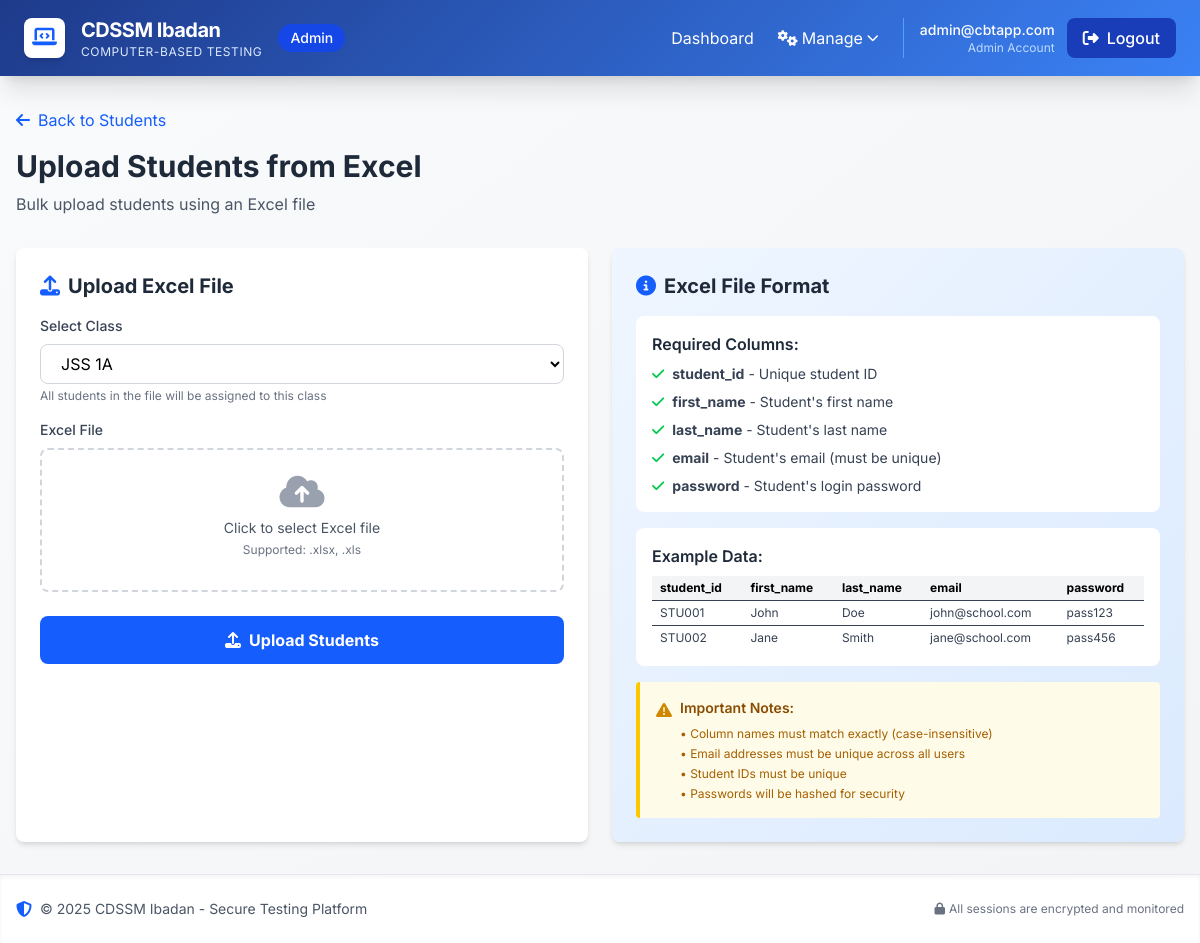
The page /admin/students/upload (signed in) on the database as committed earlier.
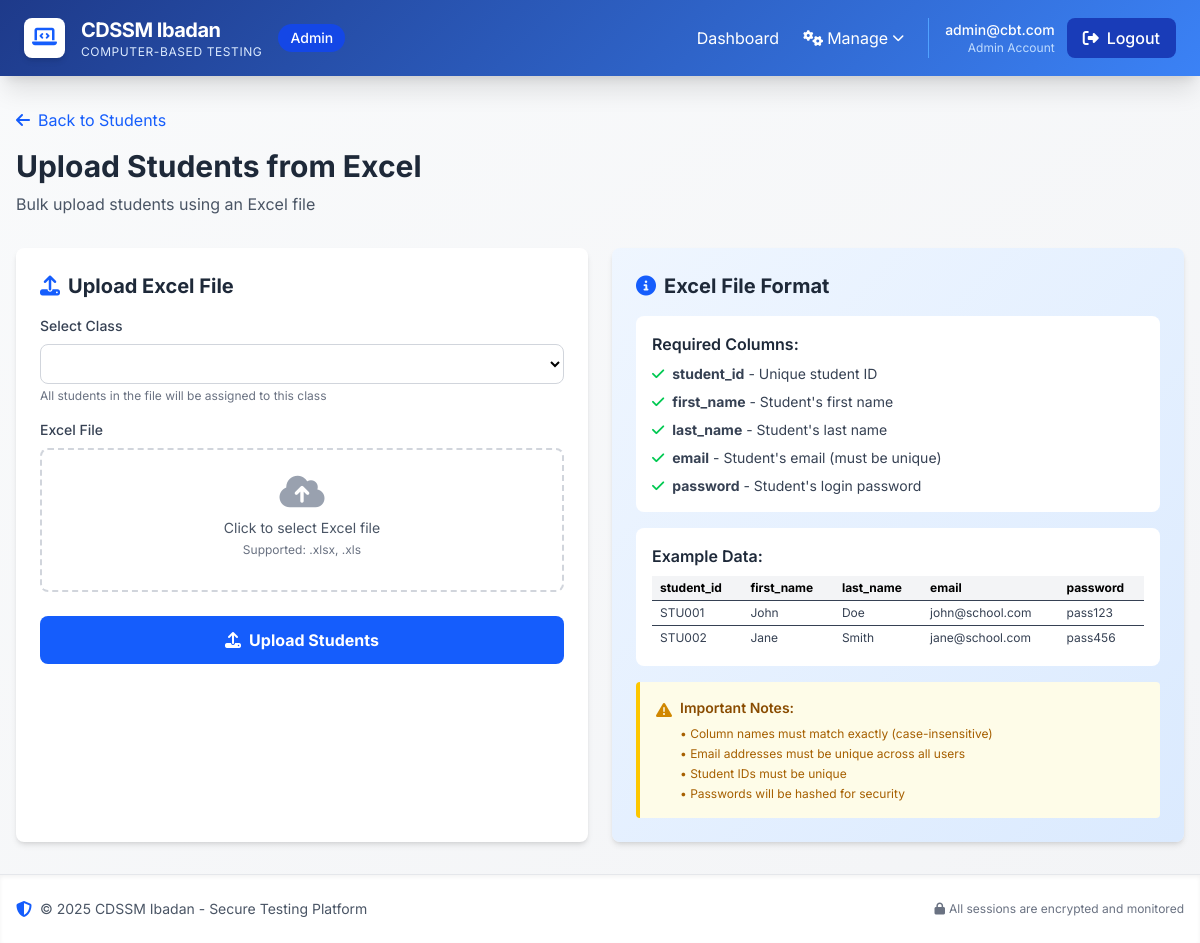
The same page on the database as committed later.
### models.py (models this page shows, shortened)
class User(UserMixin, db.Model):
    __tablename__ = 'users'
    id = db.Column(db.Integer, primary_key=True)
    email = db.Column(db.String(120), unique=True, nullable=False, index=True)
    password_hash = db.Column(db.String(255), nullable=False)
    role = db.Column(db.String(20), nullable=False)  # admin or student
    is_active = db.Column(db.Boolean, default=True)
    created_at = db.Column(db.DateTime, default=datetime.utcnow)
    student_profile = db.relationship('Student', backref='user', uselist=False, cascade='all, delete-orphan')

### routes/admin.py (the view, shortened to what this page needs)
@admin_bp.route('/students/upload', methods=['GET', 'POST'])
@login_required
@admin_required
def upload_students():
    form = StudentUploadForm()
    return render_template('admin/upload_students.html', form=form)

### forms.py
class StudentUploadForm(FlaskForm):
    class_id = SelectField('Class', coerce=int, validators=[DataRequired()])
    excel_file = FileField('Excel File', validators=[
        DataRequired(),
        FileAllowed(['xlsx', 'xls'], 'Excel files only!')
    ])
    submit = SubmitField('Upload Students')
    def __init__(self, *args, **kwargs):
        super(StudentUploadForm, self).__init__(*args, **kwargs)
        self.class_id.choices = [(c.id, c.name) for c in SchoolClass.query.order_by(SchoolClass.name).all()]

### routes/admin.py (called while the page is built)
def admin_required(f):
    @wraps(f)
    def decorated_function(*args, **kwargs):
        if not current_user.is_authenticated or current_user.role != 'admin':
            flash('Access denied. Admin privileges required.', 'danger')
            return redirect(url_for('auth.login'))
        return f(*args, **kwargs)
    return decorated_function

### templates/admin/upload_students.html (shortened to what the changed rows need)
{% extends "base.html" %}
{% block content %}
<div class="mb-8">
    <h1 class="text-3xl font-bold text-gray-800">Upload Students from Excel</h1>
</div>
<div class="grid grid-cols-1 lg:grid-cols-2 gap-6">
    <div class="bg-white rounded-lg shadow-md p-6">
        <h2 class="text-xl font-bold text-gray-800 mb-4">
            <i class="fas fa-upload text-blue-600 mr-2"></i>Upload Excel File
        </h2>
        <form method="POST" action="{{ url_for('admin.upload_students') }}" enctype="multipart/form-data">
            <div class="mb-4">
                <label class="block text-sm font-medium text-gray-700 mb-2">Select Class</label>
                {{ form.class_id(class="w-full px-4 py-2 border border-gray-300 rounded-lg focus:ring-2 focus:ring-blue-500 focus:border-transparent") }}
                <p class="text-xs text-gray-500 mt-1">All students in the file will be assigned to this class</p>
            </div>
        </form>
    </div>
    <div class="bg-gradient-to-br from-blue-50 to-blue-100 rounded-lg shadow-md p-6">
        <h2 class="text-xl font-bold text-gray-800 mb-4">
            <i class="fas fa-info-circle text-blue-600 mr-2"></i>Excel File Format
        </h2>
        <div class="bg-white rounded-lg p-4 mb-4">
            <div class="overflow-x-auto">
                <table class="min-w-full text-xs">
                    <thead class="bg-gray-100">
                        <tr>
                            <th class="px-2 py-1 text-left">student_id</th>
                            <th class="px-2 py-1 text-left">first_name</th>
                            <th class="px-2 py-1 text-left">last_name</th>
                            <th class="px-2 py-1 text-left">email</th>
                            <th class="px-2 py-1 text-left">password</th>
                        </tr>
                    </thead>
                </table>
            </div>
        </div>
    </div>
</div>
{% endblock %}

### templates/base.html (shortened to what this page needs)
<!DOCTYPE html>
<html lang="en">
<head>
  <script src="https://cdn.jsdelivr.net/npm/@tailwindcss/browser@4"></script>
  <link rel="stylesheet" href="https://cdnjs.cloudflare.com/ajax/libs/font-awesome/6.4.0/css/all.min.css">
</head>
<body class="bg-gradient-to-br from-gray-50 to-gray-100 flex flex-col min-h-screen antialiased">
{% if current_user.is_authenticated %}
<nav class="cbt-gradient text-white shadow-xl relative z-50">
  <div class="mx-auto px-6 py-4 flex items-center justify-between">
    <div class="flex items-center space-x-4">
      <div class="bg-white p-2 rounded-lg shadow-md">
        <i class="fas fa-laptop-code text-blue-600 text-xl"></i>
      </div>
      <div>
        <span class="text-xl font-bold tracking-tight">{{ institution_name }}</span>
        <div class="text-xs text-blue-100 uppercase tracking-wider">Computer-Based Testing</div>
      </div>
      <span class="hidden md:inline bg-blue-700 bg-opacity-50 px-3 py-1 rounded-full text-sm font-medium">{{ current_user.role|title }}</span>
    </div>
    <div class="hidden md:flex items-center space-x-6">
      {% if current_user.role == 'admin' %}
        <a href="{{ url_for('admin.dashboard') }}" class="hover:text-white transition">Dashboard</a>
        <div class="relative group">
          <button class="hover:text-white flex items-center space-x-1">
            <i class="fas fa-cogs"></i><span>Manage</span>
            <i class="fas fa-chevron-down text-xs"></i>
          </button>
        </div>
      {% elif current_user.role == 'student' %}
        <a href="{{ url_for('student.dashboard') }}" class="hover:text-white transition">Dashboard</a>
        <a href="{{ url_for('student.exams') }}" class="hover:text-white transition">Exams</a>
        <a href="{{ url_for('student.results') }}" class="hover:text-white transition">Results</a>
      {% endif %}
      <div class="border-l border-blue-400 border-opacity-30 pl-4 flex items-center space-x-3">
        <div class="hidden md:block text-right">
          <div class="text-sm font-medium">{{ current_user.email }}</div>
          <div class="text-xs text-blue-200">{{ current_user.role|title }} Account</div>
        </div>
        <a href="{{ url_for('auth.logout') }}" class="bg-blue-800 bg-opacity-50 hover:bg-opacity-75 px-4 py-2 rounded-lg transition font-medium">
          <i class="fas fa-sign-out-alt mr-2"></i>Logout
        </a>
      </div>
    </div>
  </div>
</nav>
{% endif %}
<main class="flex-grow mx-auto px-4 py-8 w-full max-w-7xl">
  {% block content %}{% endblock %}
</main>
<footer class="bg-white border-t border-gray-200 mt-auto py-6 shadow-inner">
  <div class="mx-auto px-4 flex flex-col md:flex-row justify-between items-center">
    <div class="flex items-center space-x-2 text-gray-600">
      <i class="fas fa-shield-alt text-blue-600"></i>
      <p class="text-sm">&copy; 2025 {{ institution_name }} - Secure Testing Platform</p>
    </div>
    <div class="mt-3 md:mt-0 text-xs text-gray-500">
      <i class="fas fa-lock mr-1"></i>All sessions are encrypted and monitored
    </div>
  </div>
</footer>
</body>
</html>

Rows that differ between the two databases and show on the page:
changed User "Admin": email "admin@cbtapp.com" → "admin@cbt.com"
Other text that changed with them:
form field class_id: "JSS 1A" → (not shown)
